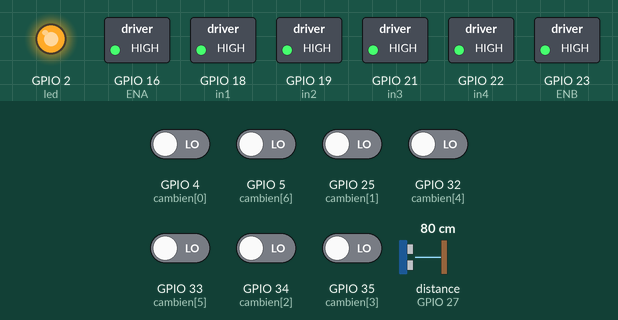
Recording of a sketch running on a simulated ESP32. Shown: switched loads named in the sketch (green lamp = pin HIGH), output pins drawn as LEDs (lit = HIGH). Wiring (inferred from the names in the program): ultrasonic range finder: trigger GPIO 26; echo GPIO 27. Dashed ring = blinking. The test bench sets the inputs (shaded band); at power-on: GPIO 4 (cambien[0]), GPIO 5 (cambien[6]), GPIO 25 (cambien[1]), GPIO 32 (cambien[4]), GPIO 33 (cambien[5]), GPIO 34 (cambien[2]), GPIO 35 (cambien[3]) LOW, distance to the obstacle (sensor on GPIO 27) 80 cm. The echo pulse lasts 58.3 µs per cm; pins used as bus, display or sensor lines are not drawn.

Above: at 1.2 s.
1.3 s: distance to the obstacle (sensor on GPIO 27) set to 17 cm
At 1.52 s:
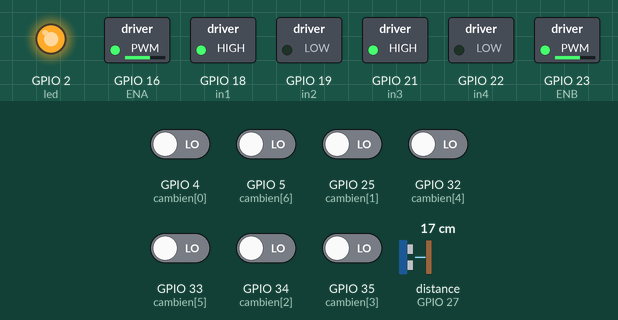
4.3 s: distance to the obstacle (sensor on GPIO 27) set to 14 cm
At 4.81 s:
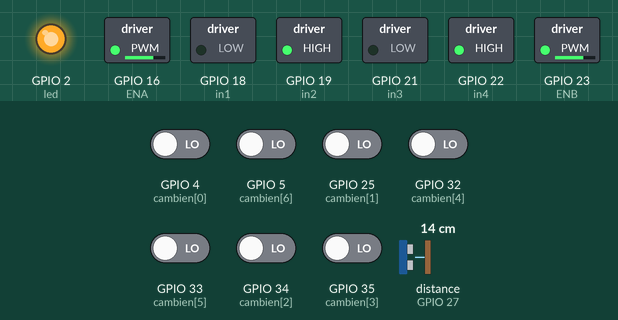
At 7.0 s:
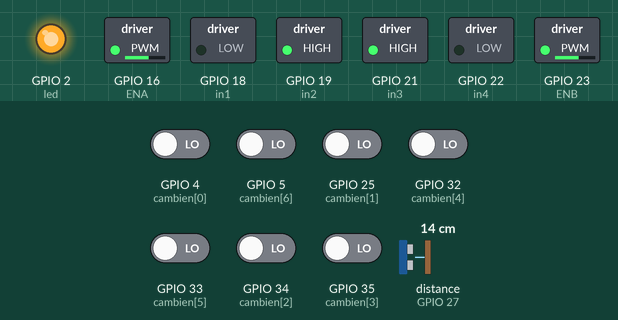
Timing chart, 0 to 13.3 s (numbered marks = the images above; inputs shaded):
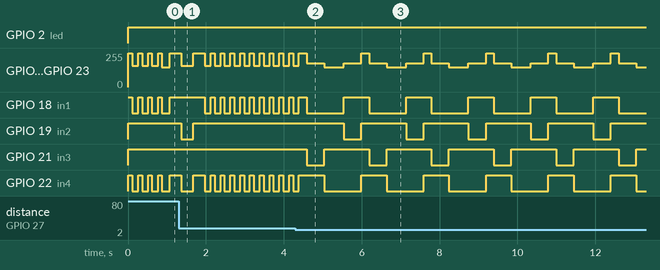

The sketch:

7kenh.ino
```cpp
#include <Arduino.h>

// --- CẤU HÌNH CHÂN MOTOR ---
#define in1 18
#define in2 19
#define in3 21
#define in4 22
#define led 2
#define ENA 16
#define ENB 23

// --- CẤU HÌNH SIÊU ÂM ---
#define TRIG_PIN 26
#define ECHO_PIN 27

// --- CẤU HÌNH CẢM BIẾN LINE (7 MẮT) ---
// Thứ tự: [0:Trái Cùng] [1:Trái] [2:Trái Giữa] [3:Giữa] [4:Phải Giữa] [5:Phải] [6:Phải Cùng]
const int socambien = 7;
// Lưu ý: Đã thêm GPIO 4 và 5 cho 2 mắt mới. Hãy nối đúng thứ tự từ Trái sang Phải.
int cambien[socambien] = {4, 25, 34, 35, 32, 33, 5};
int value[socambien];

// --- CẤU HÌNH PWM ---
#define freq 5000
#define reslution 8
#define PWM_CHANNEL_A  0
#define PWM_CHANNEL_B  1

// --- BIẾN ĐẾM & TRẠNG THÁI ---
int dem_ngaba = 0;
int dem_nga4 = 0;

// --- CHỈNH PID ---
// Với 7 mắt, sai số lớn hơn nên có thể giảm Kp một chút hoặc giữ nguyên tùy thực tế
float kp = 30;
float ki = 0.002;
float kd = 25;

float setpoit = 0.0; // Mục tiêu là 0 (giữa)
float read_last_value = 0.0;

unsigned long last_timer = 0;
float last_error = 0;
float tichphan = 0;

int tocdo = 150; // Tốc độ nền (Giảm chút để test cho an toàn)
int tocdoc_max = 255;

// --- KHAI BÁO HÀM ---
void dieukhiendongco();
void stop();
void tien(int left, int right);
void phai(int speed);
void trai(int speed);
void smart_turn_left(); // Hàm rẽ thông minh mới
void smart_turn_right(); // Hàm rẽ thông minh mới
void pass_crossline();   // Hàm đi qua vạch kẻ ngang
float getDistance();
void tinh_toan_loi();

// --- HÀM PID ---
float controller_pid(float setvalue, float readvalue, float kp, float ki, float kd){
  unsigned long now_timer = millis();
  float dt = (now_timer - last_timer) / 1000.0;
  if(dt <= 0) dt = 0.001;

  float error = setvalue - readvalue;
  tichphan += error * dt;
  float daoham = (error - last_error) / dt;

  float output = (kp * error) + (ki * tichphan) + (kd * daoham);

  last_error = error;
  last_timer = now_timer;

  return output;
}

// --- TÍNH TOÁN LỖI (7 MẮT) ---
void tinh_toan_loi() {
  float error_sum = 0;
  int active_sensors = 0;

  // Trọng số mở rộng: -3, -2, -1, 0, 1, 2, 3
  if (value[0] == 0) { error_sum -= 3; active_sensors++; } // Mắt trái xa mới
  if (value[1] == 0) { error_sum -= 2; active_sensors++; }
  if (value[2] == 0) { error_sum -= 1; active_sensors++; }
  if (value[3] == 0) { error_sum += 0; active_sensors++; } // Mắt giữa
  if (value[4] == 0) { error_sum += 1; active_sensors++; }
  if (value[5] == 0) { error_sum += 2; active_sensors++; }
  if (value[6] == 0) { error_sum += 3; active_sensors++; } // Mắt phải xa mới

  if (active_sensors > 0) {
    read_last_value = error_sum / active_sensors;
  }
}

float getDistance() {
  digitalWrite(TRIG_PIN, LOW);
  delayMicroseconds(2);
  digitalWrite(TRIG_PIN, HIGH);
  delayMicroseconds(10);
  digitalWrite(TRIG_PIN, LOW);
  long duration = pulseIn(ECHO_PIN, HIGH, 5000);
  if (duration == 0) return 999;
  return duration * 0.034 / 2;
}

// --- HÀM XỬ LÝ CHÍNH ---
void dieukhiendongco(){
  tinh_toan_loi();
  float distance = getDistance();

  // 1. ƯU TIÊN VẬT CẢN (< 15cm)
  if (distance > 0 && distance < 15) {
      digitalWrite(led, HIGH);
      stop(); delay(200);

      // Né vật cản (Logic cũ của bạn)
      phai(180); delay(450); // Quay phải
      tien(150, 150); delay(500); // Đi thẳng
      trai(180); delay(450); // Quay lại hướng cũ
      // Lưu ý: Nên viết lại đoạn né này bằng smart logic sau
      return;
  }

  // 2. NHẬN DIỆN NGÃ 4 (Dựa vào 2 mắt ngoài cùng 0 và 6) /// sẽ sai nếu là ngẵ chứ Y
  if (value[0] == 0 && value[6] == 0) {
      digitalWrite(led, HIGH);
      stop(); delay(100);
      dem_nga4++;

      if (dem_nga4 == 4) {
          // Lần 4 -> Rẽ Trái (Dùng Smart Turn)
          smart_turn_left();
      } else {
          // Chưa đủ lần -> Đi thẳng qua vạch
          pass_crossline();
      }
      return;
  }

  // 3. NHẬN DIỆN NGÃ 3 CHỮ T (Trái)
  // Mắt trái ngoài (0) đen, nhưng mắt phải ngoài (6) trắng
  else if (value[0] == 0 && value[6] == 1) {
      dem_ngaba++;
      stop(); delay(100);

      if (dem_ngaba == 3) {
          // Lần 3 -> Rẽ Trái
          smart_turn_left();
      } else {
          pass_crossline();
      }
      return;
  }

  // 4. NHẬN DIỆN NGÃ 3 CHỮ T (Phải)
  // Mắt phải ngoài (6) đen, mắt trái ngoài (0) trắng
  else if (value[6] == 0 && value[0] == 1) {
      dem_ngaba++;
      stop(); delay(100);

      // Giả sử T-Phải cũng đếm chung vào biến dem_ngaba
      // Nếu logic của bạn muốn rẽ Phải ở ngã 3 thì dùng smart_turn_right()
      if (dem_ngaba == 3) {
         // Tùy map của bạn, nếu muốn rẽ trái ở T-Phải thì dùng trai()
         // Ở đây tôi để rẽ Phải cho đúng logic T-Phải
         smart_turn_right();
      } else {
         pass_crossline();
      }
      return;
  }

  // 5. CHẠY PID BÌNH THƯỜNG
  float output_pid = controller_pid(setpoit, read_last_value, kp, ki, kd);
  int left = tocdo - output_pid;
  int right = tocdo + output_pid;
  left = constrain(left, 0, tocdoc_max);
  right = constrain(right, 0, tocdoc_max);

  // Xử lý khi mất line hoàn toàn (tất cả đều 1)
  if(value[0]==1 && value[1]==1 && value[2]==1 && value[3]==1 && value[4]==1 && value[5]==1 && value[6]==1){
    // Dùng giá trị cũ để quyết định quay lại
    if (read_last_value < 0) { // Lần cuối lệch trái
       trai(140); // Quay nhẹ tìm đường
    } else {
       phai(140);
    }
  } else {
    digitalWrite(led, LOW);
    tien(left, right);
  }
}

// --- CÁC HÀM HỖ TRỢ RẼ THÔNG MINH ---

void pass_crossline() {
  // Đi thẳng cho đến khi 2 mắt ngoài cùng hết đen (thoát khỏi vạch ngang)
  tien(160, 160);
  delay(150); // Nhích lên 1 đoạn để chắc chắn vào vạch
  // Có thể thêm vòng while chờ thoát vạch nếu vạch quá dày
  // while(digitalRead(cambien[0]) == 0 || digitalRead(cambien[6]) == 0) { tien(160,160); }
}

void smart_turn_left() {
  // 1. Căn tâm: Đi thêm một chút để trục bánh xe trùng vạch rẽ
  tien(150, 150);
  delay(200); // Tinh chỉnh số này: Nếu rẽ sớm quá thì tăng, rẽ muộn quá thì giảm

  // 2. Phanh chết
  stop();
  delay(300);

  // 3. Quay mù (Blind turn) để thoát khỏi vạch hiện tại
  trai(160);
  delay(300);

  // 4. Quay dò (Smart turn): Quay tiếp cho đến khi mắt GIỮA (3) thấy vạch đen
  while (digitalRead(cambien[3]) == 1) {
    trai(150); // Tốc độ chậm để bắt chính xác
  }

  // 5. Dừng lại ngay khi thấy vạch
  stop();
  delay(200); // Ổn định trước khi chạy PID tiếp

  // Reset các biến PID để tránh giật
  last_error = 0;
  tichphan = 0;
}

void smart_turn_right() {
  // Tương tự rẽ trái
  tien(150, 150);
  delay(200);

  stop();
  delay(300);

  phai(160);
  delay(300);

  while (digitalRead(cambien[3]) == 1) {
    phai(150);
  }

  stop();
  delay(200);

  last_error = 0;
  tichphan = 0;
}

// --- SETUP ---
void setup(){
  Serial.begin(9600);
  ledcSetup(PWM_CHANNEL_A, freq, reslution);
  ledcSetup(PWM_CHANNEL_B, freq, reslution);
  ledcAttachPin(ENA, PWM_CHANNEL_A);
  ledcAttachPin(ENB, PWM_CHANNEL_B);

  pinMode(led, OUTPUT);
  pinMode(in1, OUTPUT);
  pinMode(in2, OUTPUT);
  pinMode(in3, OUTPUT);
  pinMode(in4, OUTPUT);
  pinMode(TRIG_PIN, OUTPUT);
  pinMode(ECHO_PIN, INPUT);

  stop();

  // Khai báo 7 mắt
  for(int i = 0; i < socambien; i++){
    pinMode(cambien[i], INPUT);
  }
}

void loop(){
  // Đọc liên tục 7 cảm biến
  for(int i = 0; i < socambien; i++){
    value[i] = digitalRead(cambien[i]);
  }
  dieukhiendongco();
}

// --- CÁC HÀM CƠ BẢN ---

void stop(){
  // PHANH GẤP (BRAKE) thay vì thả trôi
  digitalWrite(in1, HIGH); digitalWrite(in2, HIGH);
  digitalWrite(in3, HIGH); digitalWrite(in4, HIGH);
  ledcWrite(PWM_CHANNEL_A, 255); // Lực phanh tối đa
  ledcWrite(PWM_CHANNEL_B, 255);
}

void tien(int left, int right){
  ledcWrite(PWM_CHANNEL_A, left);
  ledcWrite(PWM_CHANNEL_B, right);
  digitalWrite(in1, LOW); digitalWrite(in2, HIGH);
  digitalWrite(in3, HIGH); digitalWrite(in4, LOW);
}

void phai(int speed){
  ledcWrite(PWM_CHANNEL_A, speed);
  ledcWrite(PWM_CHANNEL_B, speed);
  digitalWrite(in1, LOW); digitalWrite(in2, HIGH);
  digitalWrite(in3, LOW); digitalWrite(in4, HIGH);
}

void trai(int speed){
  ledcWrite(PWM_CHANNEL_A, speed);
  ledcWrite(PWM_CHANNEL_B, speed);
  digitalWrite(in1, HIGH); digitalWrite(in2, LOW);
  digitalWrite(in3, HIGH); digitalWrite(in4, LOW);
}

void lui(int left, int right){
  ledcWrite(PWM_CHANNEL_A, left);
  ledcWrite(PWM_CHANNEL_B, right);
  digitalWrite(in1, HIGH); digitalWrite(in2, LOW);
  digitalWrite(in3, LOW); digitalWrite(in4, HIGH);
}
```

Measured:
- the behaviour switches between 16 and 15 cm on distance to the obstacle (sensor on GPIO 27) (found by bisection; images 1 and 2)
- after the input at 4.3 s, GPIO 19 (in2): alternates HIGH for 1.2 s and LOW for 0.45 s, starting after 1.2 s; GPIO 21 (in3): alternates HIGH for 1.2 s and LOW for 0.45 s, starting after 0.29 s; GPIO 22 (in4): alternates HIGH for 0.65 s and LOW for 0.95 s, starting after 0.74 s
- by itself, GPIO 16 (ENA), GPIO 23 (ENB): repeats every 1.6 s: 179/255 0.45 s, 149/255 0.50 s, 179/255 0.45 s, 255/255 0.20 s
- by itself, GPIO 18 (in1): repeats every 1.6 s: LOW 0.95 s, HIGH 0.65 s
